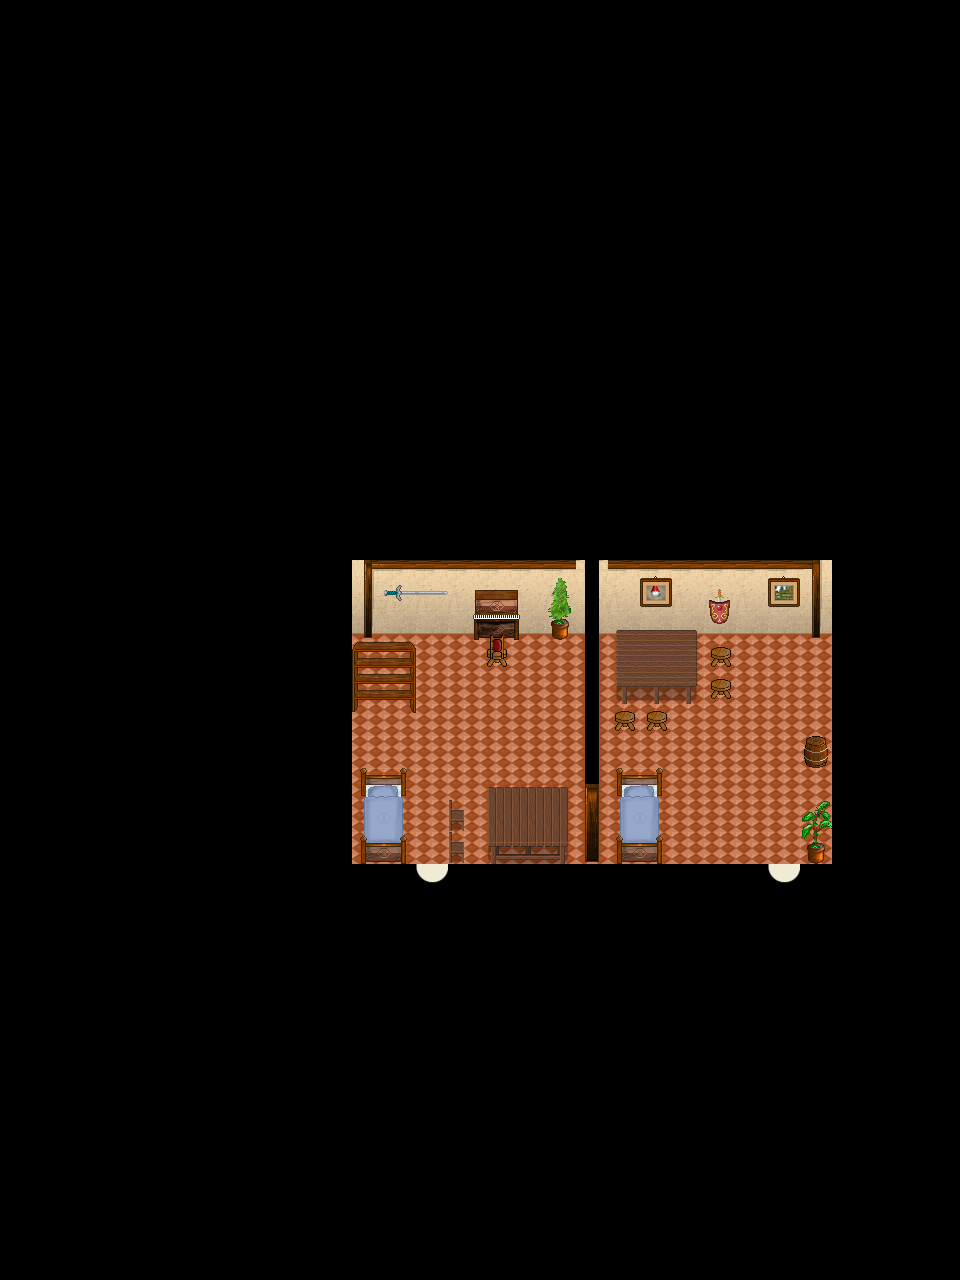

Tiled map render using the project's own tile images. Description and the map definition, with tile-layer contents summarised, below:
An orthogonal 30x40 tile map with 32x32 px tiles, 5 tile layers (Ground, Ground, Ground, Fringe, ...), 1 hidden layer not drawn, 6 tilesets and 3 objects (2x WARP, SCRIPT).

<map version="1.0" orientation="orthogonal" width="30" height="40" tilewidth="32" tileheight="32">
 <properties>
  <property name="music" value="inside2.ogg" />
 </properties>
 <tileset firstgid="1" name="collision1_32_32" tilewidth="32" tileheight="32">
  <image source="../graphics/tiles/collision1_32_32.png" width="1024" height="1024" />
 </tileset>
 <tileset firstgid="1025" name="indoor3_32_32" tilewidth="32" tileheight="32">
  <image source="../graphics/tiles/indoor3_32_32.png" width="1024" height="1024" />
 </tileset>
 <tileset firstgid="2049" name="indoor2_32_32" tilewidth="32" tileheight="32">
  <image source="../graphics/tiles/indoor2_32_32.png" width="1024" height="1024" />
 </tileset>
 <tileset firstgid="3073" name="indoor2_32_64" tilewidth="32" tileheight="64">
  <image source="../graphics/tiles/indoor2_32_64.png" width="1024" height="1024" />
 </tileset>
 <tileset firstgid="3585" name="indoor2_32_96" tilewidth="32" tileheight="96">
  <image source="../graphics/tiles/indoor2_32_96.png" width="1024" height="960" />
 </tileset>
 <tileset firstgid="3905" name="desert3_32_32" tilewidth="32" tileheight="32">
  <image source="../graphics/tiles/desert3_32_32.png" width="1024" height="1024" />
 </tileset>
 <layer name="Ground" width="30" height="40">
  <data>[1200 cells, 1200 non-empty, 7 distinct tile ids]</data>
 </layer>
 <layer name="Ground" width="30" height="40">
  <data>[1200 cells, 45 non-empty, 10 distinct tile ids]</data>
 </layer>
 <layer name="Ground" width="30" height="40">
  <data>[1200 cells, 36 non-empty, 28 distinct tile ids]</data>
 </layer>
 <layer name="Fringe" width="30" height="40">
  <data>[1200 cells, 8 non-empty, 8 distinct tile ids]</data>
 </layer>
 <layer name="Over" width="30" height="40">
  <data>[1200 cells, 7 non-empty, 5 distinct tile ids]</data>
 </layer>
 <layer name="Collision" width="30" height="40" visible="0">
  <data>[1200 cells, 1124 non-empty, 1 distinct tile ids]</data>
 </layer>
 <objectgroup name="Object" width="30" height="40">
  <object name="External Map Events" type="SCRIPT" x="0" y="0">
   <properties>
    <property name="FILENAME" value="scripts/maps/iw-desert-fortress-house10-o00-o00-o00.lua" />
   </properties>
  </object>
  <object name="Warp to city" type="WARP" x="416" y="864" width="32" height="32">
   <properties>
    <property name="DEST_MAP" value="ow-p0003-n0004-o0000" />
    <property name="DEST_X" value="3952" />
    <property name="DEST_Y" value="4848" />
   </properties>
  </object>
  <object name="Warp to city" type="WARP" x="768" y="864" width="32" height="32">
   <properties>
    <property name="DEST_MAP" value="ow-p0003-n0004-o0000" />
    <property name="DEST_X" value="4336" />
    <property name="DEST_Y" value="4848" />
   </properties>
  </object>
 </objectgroup>
</map>
